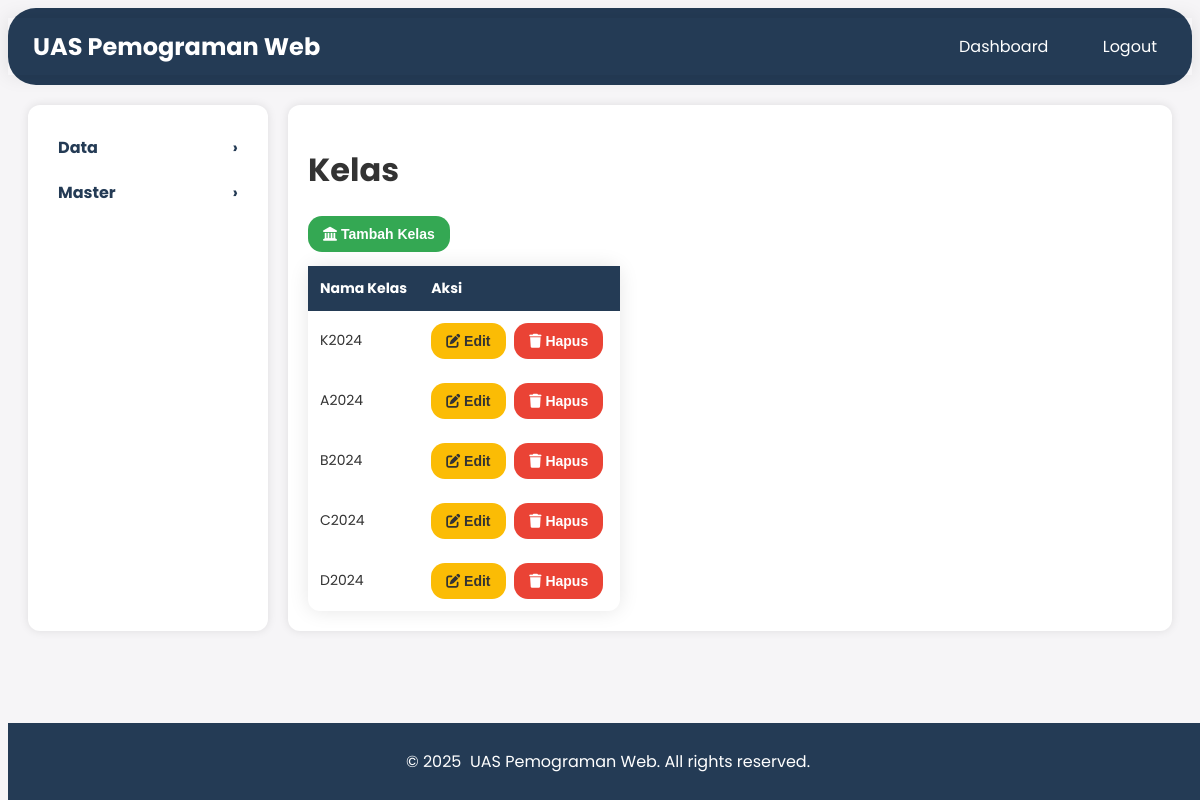
Screenshot of /view/classes.php (signed in) with the database file from the repository.
### tables this page shows
CREATE TABLE `classes` (
  `id` int NOT NULL,
  `class_name` varchar(50) NOT NULL
);

### view/classes.php (the view, shortened to what this page needs)
<?php
include '../lib/config.php';
$stmt = $pdo->prepare("SELECT * FROM classes");
$stmt->execute();
$classes = $stmt->fetchAll();
?>
<!DOCTYPE html>
<html lang="en">
<head>
    <link rel="stylesheet" href="../public/stylesheets/styles.css">
    <link rel="stylesheet" href="https://site-assets.fontawesome.com/releases/v6.5.1/css/all.css">
</head>
<body>
    <header>
        <nav class="navbar">
            <div class="navbar-brand"><i class="fa-duotone fa-solid fa-spider-web"></i> UAS Pemograman Web</div>
            <ul class="navbar-menu">
                <li><a href="dashboard.php"><i class="fa-solid fa-grid-horizontal"></i> Dashboard</a></li>
                <li><a href="../function/logout.php"><i class="fa-duotone fa-solid fa-arrow-up-left-from-circle"></i> Logout</a></li>
            </ul>
        </nav>
    </header>
    <div class="container">
        <aside class="sidebar">
            <ul>
                <li>
                    <a href="#" class="dropdown-toggle">Data</a>
                </li>
                <li>
                    <a href="#" class="dropdown-toggle">Master</a>
                </li>
            </ul>
        </aside>
        <main class="content">
            <h1>Kelas</h1>
            <button id="addClassBtn" class="btn"><i class="fa-duotone fa-solid fa-landmark"></i> Tambah Kelas</button>
            <table>
                <thead>
                    <tr>
                        <th>Nama Kelas</th>
                        <th>Aksi</th>
                    </tr>
                </thead>
                <tbody>
                    <?php foreach ($classes as $class): ?>
                        <tr>
                            <td><?php echo htmlspecialchars($class['class_name']); ?></td>
                            <td>
                                <button class="btn editBtn" data-id="<?php echo $class['id']; ?>"><i class="fa-duotone fa-solid fa-pen-to-square"></i> Edit</button>
                                <button class="btn deleteBtn" data-id="<?php echo $class['id']; ?>"><i class="fa-duotone fa-solid fa-trash"></i> Hapus</button>
                            </td>
                        </tr>
                    <?php endforeach; ?>
                </tbody>
            </table>
        </main>
    </div>
    <footer>
        <p>&copy; 2025 <i class="fa-duotone fa-solid fa-spider-web"></i> UAS Pemograman Web. All rights reserved.</p>
    </footer>
</body>
</html>

### public/stylesheets/styles.css (style rules this page uses)
:root { --linear-grad: linear-gradient(to right, #141E30, #243B55); --grad-clr1: #141E30; --grad-clr2: #243B55; }
body { font-family: 'Poppins', sans-serif; background-color: #f6f5f7; color: #333; }
header { background-color: #243B55; color: #fff; padding: 10px 0; border-radius: 28px; }
.navbar { display: flex; justify-content: space-between; align-items: center; padding: 0 20px; position: sticky; box-shadow: 0 0 20px rgba(0, 0, 0, 0.1); top: 0; z-index: 1; }
.navbar-menu { list-style: none; display: flex; gap: 20px; transition: background-color 0.3s ease; }
.container { display: flex; margin: 20px; border-radius: 12px; width: auto !important; }
.sidebar { width: 200px; background-color: #fff; padding: 20px; box-shadow: 0 0 10px rgba(0, 0, 0, 0.1); border-radius: 12px; }
.sidebar ul { list-style: none; padding: 0; margin: 0; overflow-y: auto; overflow-x: hidden; transition: background-color 0.3s ease; }
.content { flex: 1; padding: 20px; background-color: #fff; margin-left: 20px; box-shadow: 0 0 10px rgba(0, 0, 0, 0.1); border-radius: 12px; }
footer { background-color: #243B55; color: #fff; text-align: center; padding: 10px 0; position: fixed; width: 100%; bottom: 0; }
table { width: auto !important; border-collapse: collapse; margin-top: 20px; border-radius: 12px; box-shadow: 0 0 20px rgba(0, 0, 0, 0.1); transition: background-color 0.3s ease; border-radius: 12px; }
table, th, td { text-align: left; font-size: 14px; transition: background-color 0.3s ease; }
th, td { padding: 12px; text-align: left; }
th { background-color: #243B55; color: #fff; }
.btn { background-color: #243B55; color: #fff; border: transparent; }

### rows the page displays
classes: class_name "K2024"
classes: class_name "A2024"
classes: class_name "B2024"
classes: class_name "C2024"
classes: class_name "D2024"
